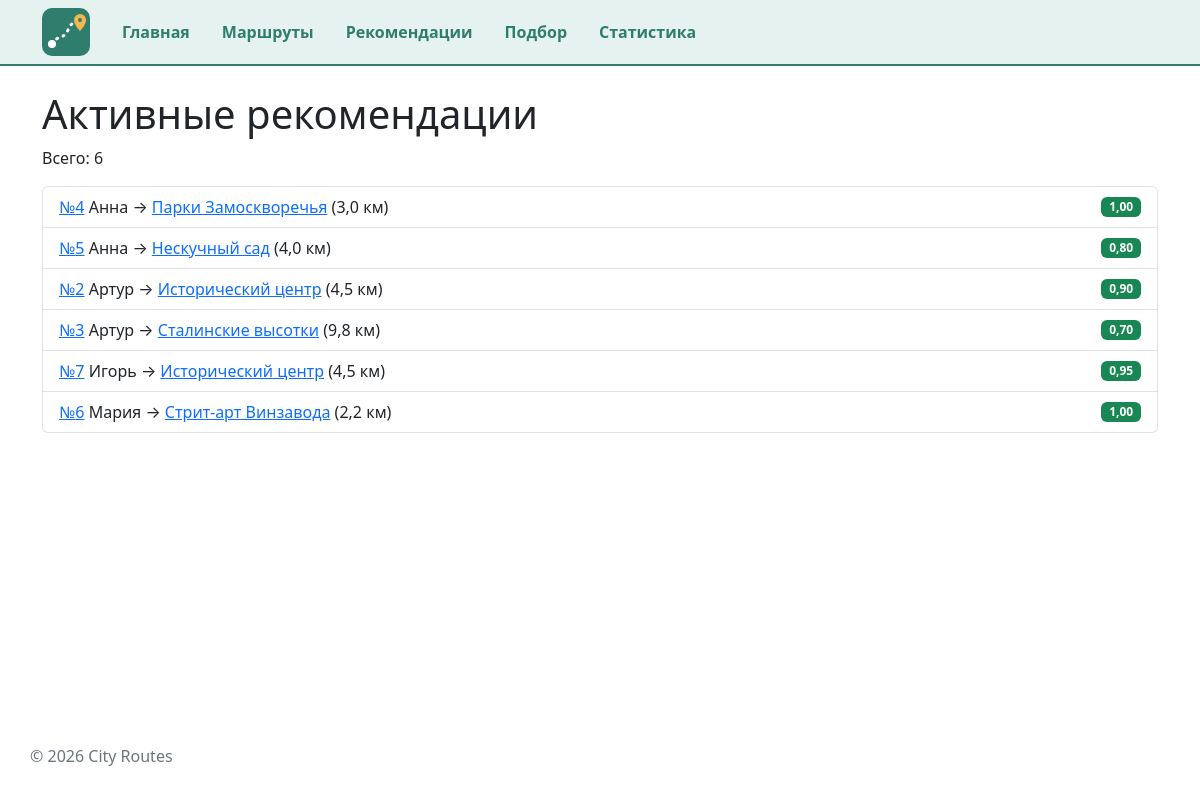
Screenshot of /recommendations/ with the database file from the repository.
### recommendations/views.py (the view)
# urls.py: path("recommendations/", include("recommendations.urls")),
def recommendations(request):
    context = {
        "recommendations": fetch_all(ACTIVE_SQL),
    }
    return render(request, "recommendations/recommendation_list.html", context)

### db/database.py (called while the page is built)
def get_connection(db_path: Path = DB_PATH) -> sqlite3.Connection:
    conn = sqlite3.connect(db_path)
    conn.execute("PRAGMA foreign_keys = ON")
    return conn

def fetch_all(sql: str, params: tuple = (), db_path: Path = DB_PATH) -> list[sqlite3.Row]:
    conn = get_connection(db_path)
    conn.row_factory = sqlite3.Row
    try:
        return conn.execute(sql, params).fetchall()
    finally:
        conn.close()

### recommendations/templates/recommendations/recommendation_list.html (shortened to what this page needs)
{% extends "base.html" %}
{% block content %}
    <h1>Активные рекомендации</h1>
    <p>Всего: {{ recommendations|length }}</p>
    <ul class="list-group">
        {% for rec in recommendations %}
            <li class="list-group-item d-flex justify-content-between align-items-center">
                <span>
                    <a href="{% url 'recommendations:detail' rec.id %}">№{{ rec.id }}</a>
                    {{ rec.user_name }} →
                    <a href="{% url 'routes:detail' rec.route_id %}">{{ rec.route_name }}</a>
                    ({{ rec.length_km|floatformat:1 }} км)
                </span>
                <span class="badge bg-success rec-status">{{ rec.score|floatformat:2 }}</span>
            </li>
        {% empty %}
            <li class="list-group-item">Активных рекомендаций нет.</li>
        {% endfor %}
    </ul>
{% endblock %}

### homepage/static/homepage/css/style.css (style rules this page uses)
:root { --route-accent: #2f7d6d; --route-accent-soft: #e6f2ef; }
body { min-height: 100vh; display: flex; flex-direction: column; }
.rec-status, .walk-badge { font-weight: 600; }

### rows the page displays
routes: id "4", user_name "Анна", route_name "Парки Замоскворечья", length_km "3,0", score "1,00"
routes: id "5", user_name "Анна", route_name "Нескучный сад", length_km "4,0", score "0,80"

### other values shown
{{ recommendations|length }} "6"
{{ rec.id }} "2" "3" "7" "6"
{{ rec.user_name }} "Артур" "Артур" "Игорь" "Мария"
{{ rec.route_name }} "Исторический центр" "Сталинские высотки" "Исторический центр" "Стрит-арт Винзавода"
{{ rec.length_km|floatformat:1 }} "4,5" "9,8" "4,5" "2,2"
{{ rec.score|floatformat:2 }} "0,90" "0,70" "0,95" "1,00"
